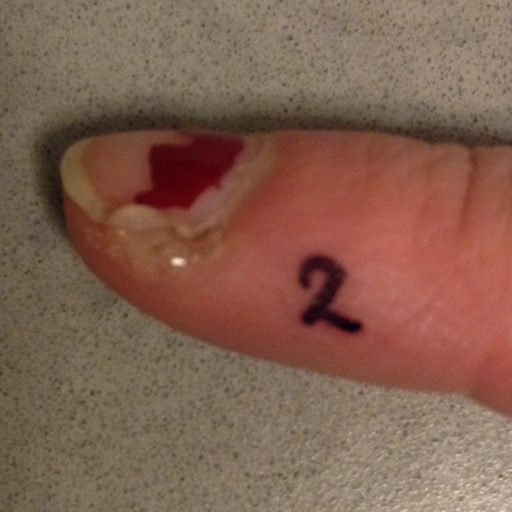
#> input picture wart-on-skin.png, 512 x 512 px
$ python wart.py   (older library calls are emulated)
#> lines starting #> are read from the running program, lines starting #| are printed output that depends on the picture; after the words box and inside, x2 and y2 are one past the last pixel; in counts of white or black regions, pixels touching at a corner belong together
#> further down, img is the input picture: shape (512, 512, 3); mean B, G, R 80.3, 96.2, 130
import numpy as np
import cv2

def auto_canny(image, sigma=0.33):
	# compute the median of the single channel pixel intensities
#> called with sigma = 0.33
	v = np.median(image)
#> v = 104

	# apply automatic Canny edge detection using the computed median
	lower = int(max(0, (1.0 - sigma) * v))
#> lower = 69
	upper = int(min(255, (1.0 + sigma) * v))
#> upper = 138
	edged = cv2.Canny(image, lower, upper)
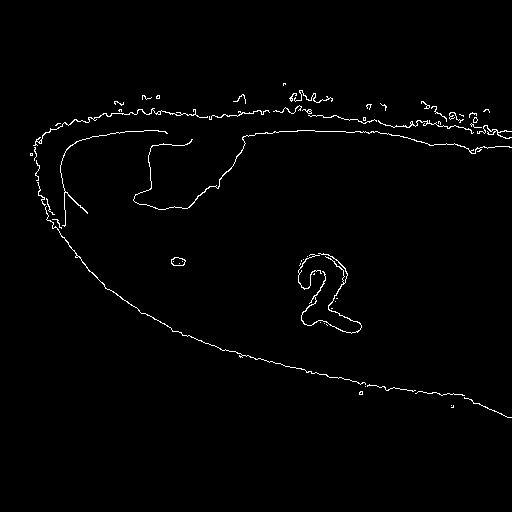
#> edged: shape (512, 512); 1.3% white in thin lines or dots, all inside (x1, y1, x2, y2) = (30, 83, 512, 418)

	# return the edged image
	return edged

img = cv2.imread("wart-on-skin.png")

# pyrMeanShiftFiltering average color quite pretty (look up theory!)
shifted = cv2.pyrMeanShiftFiltering(img, 21, 30)
cv2.imshow('shifted', shifted)

# canny edge detection with automatic upper/lower bounds
edges = auto_canny(shifted)
cv2.imshow('edges', edges)

# connect loose edges
kernel = cv2.getStructuringElement(cv2.MORPH_ELLIPSE, (20, 20))
mask = cv2.dilate(edges, kernel, iterations = 1)
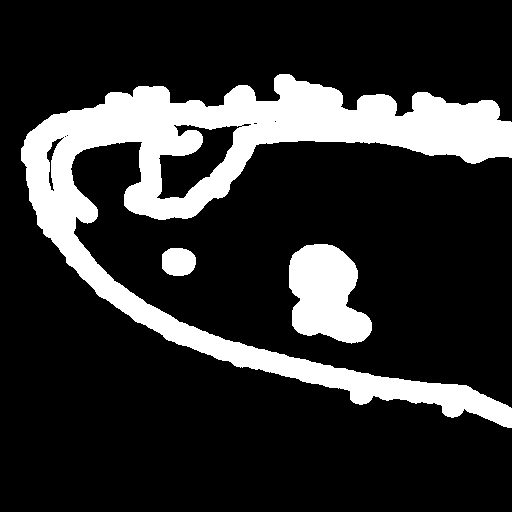
#> mask: shape (512, 512); 18.9% white; 3 white regions, box (x1, y1, x2, y2) and area: (21, 74, 512, 428) 42923, (289, 244, 372, 344) 5892, (162, 248, 196, 276) 804
# mask = cv2.erode(mask, kernel, iterations = 1)

# convert mask
inverted = cv2.bitwise_not(mask)
#> inverted: shape (512, 512); 81.1% white; 3 black regions
cv2.imshow('inverted', inverted)

# find contours
im2, contours, hierarchy = cv2.findContours(inverted, cv2.RETR_LIST, cv2.RETR_TREE)
#> contours = 10 contours, 4 with area under 20; largest, box (x1, y1, x2, y2) and area: (0, 0, 512, 512) 134958, (72, 141, 512, 408) 79003, (288, 243, 373, 345) 6076, (157, 124, 251, 199) 2762, (161, 247, 197, 277) 860, (47, 137, 64, 191) 112

# try to find finger with contour
for contour in contours:
    # threshold original image using contour
    # find median color per channel, use .nonzero
    # find median color most close to skin!
    # find biggest contour
    # show finger
    for c in contours:
        if cv2.contourArea(c) > 300 and cv2.contourArea(c) < 90000:
          (x,y,w,h) = cv2.boundingRect(c)
          cv2.rectangle(img, (x,y), (x+w, y+h), (255, 255, 0), 2)
#> this loop made 10 passes
#> contour on passes 5, 6, 8, 9: [[65, 136]], [[67, 135]], [[254, 123], [256, 123]], [[275, 121]]
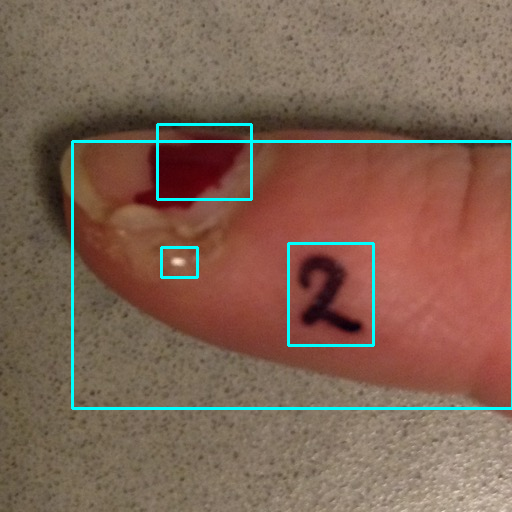
#> img: shape (512, 512, 3); 2.37% of pixels changed, all inside (x1, y1, x2, y2) = (71, 123, 512, 410)

# draw finger on img
# cv2.drawContours(img, contours, -1, (0,255,0), -1)
cv2.imshow('img', img)

# [5 lines of commented-out code are left out]

k = cv2.waitKey()
#> (key Esc is pressed here)
cv2.destroyAllWindows()

quit()
#> (the program exits here)
